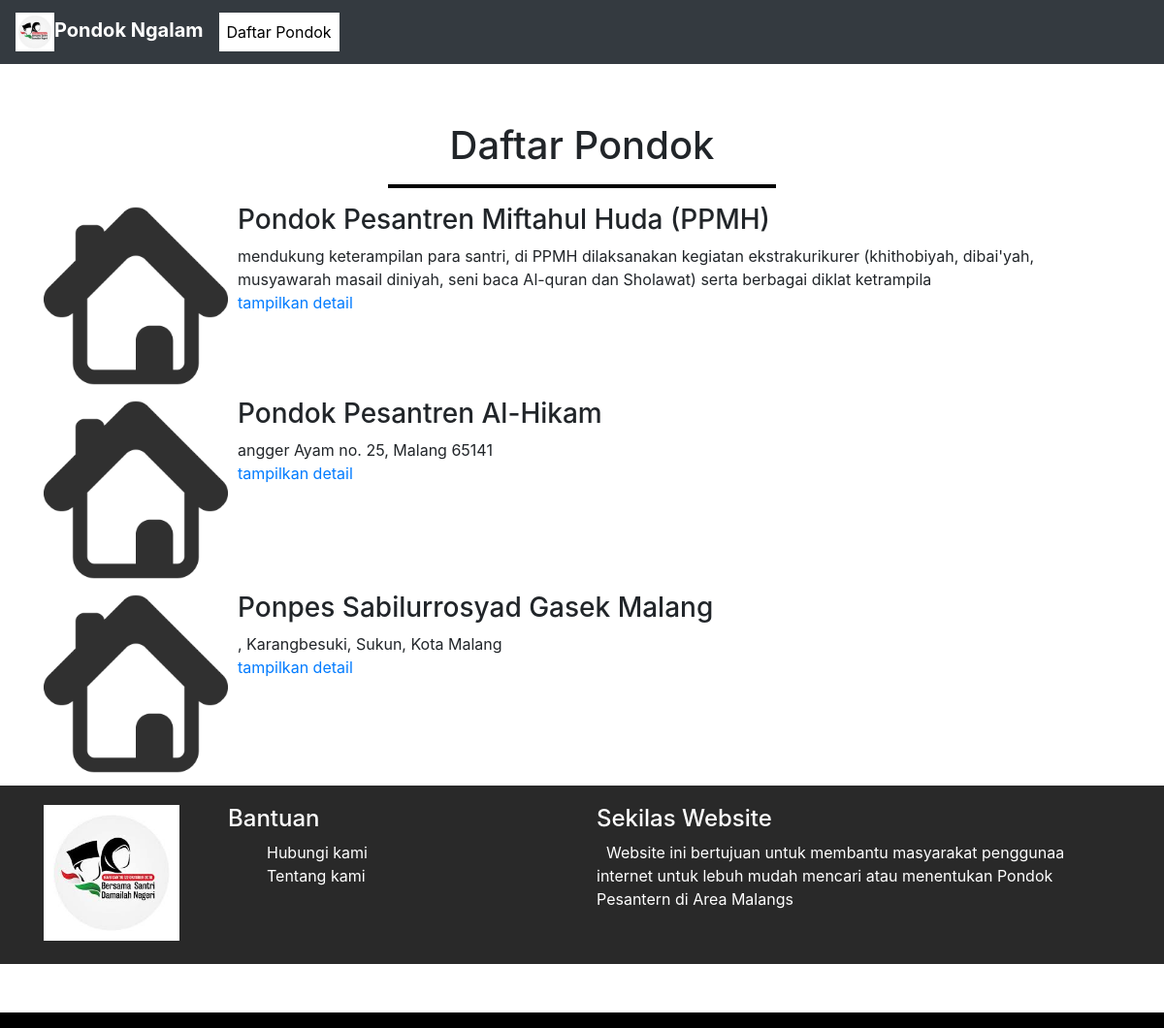
Page /index.php/welcome/berita on the committed database.
### tables this page shows
CREATE TABLE `berita` (
  `id` int(11) NOT NULL,
  `judul` varchar(50) NOT NULL,
  `isi` text NOT NULL,
  `gambar` varchar(120) NOT NULL
);

### application/controllers/Welcome.php (called while the page is built, shortened)
<?php
class Welcome extends CI_Controller {
	public function __construct(){
		$this->load->model('Muser');
		$this->load->model('Mberita');
		$this->load->helper('url','form');
		$this->load->library('form_validation');
	}
	public function berita(){
		$data['berita']=$this->Mberita->readBerita();
		$this->load->view('header_customer');
		$this->load->view('berita/beritawis_view',$data);
		$this->load->view('footer');
	}
}

### index.php (called while the page is built, shortened)
<?php
require_once BASEPATH.'core/CodeIgniter.php';

### application/models/Mberita.php (called while the page is built, shortened)
<?php
class Mberita extends CI_Model {
	public function readBerita()
	{
		$tampil=$this->db->get('berita');
		return $tampil->result();
	}
}

### application/views/berita/beritawis_view.php (the view)
<div class="berita" id="berita" style="margin-top: 60px">
				<h1 style="text-align: center">Daftar Pondok</h1>
				<hr>
	<div class="container">
<?php foreach ($berita as $key): ?>
		<div class="media">
			<div class="media-left media-middle">
						<img class="media-object" style="width: 200px;height: 200px;padding-right: 10px;padding-bottom: 10px;" src="<?php echo base_url().'assets/uploads/berita/'.$key->gambar; ?>">
				</div>
				<div class="media-body">
					<h3 class="media-heading"><?php echo $key->judul; ?></h3>
					<?php echo substr($key->isi, 5,200); ?>
					<a href="<?=site_url()?>/welcome/beritaTampilLengkap/<?php echo $key->id ?>"><p data-placement="top" data-toggle="tooltip" title="Edit"> tampilkan detail</a>
				</div>
		</div>
<?php endforeach; ?>
	</div>
</div>

### application/views/header_customer.php (shortened to what this page needs)
<!DOCTYPE html>
<html>
<head>
</head>
<body>
        <link href="<?=base_url()?>assets/css/bootstrap.min.css" rel="stylesheet">
        <link href="<?=base_url()?>assets/css/bootstrap.css" rel="stylesheet">
        <link rel="stylesheet" href="<?=base_url()?>assets/css/style2.css">
        <link href="<?=base_url()?>assets/DataTables/datatables.min.css" rel="stylesheet">
<nav class="navbar navbar-expand-lg navbar-dark bg-dark">
    <a class="navbar-brand" href="<?php echo site_url() ?>/welcome/home">
        <strong>
             <img src="<?=base_url()?>/assets/img/ico.png" style="width: 40px;">Pondok Ngalam</font>
        </strong>
    </a>
  <div class="collapse navbar-collapse" id="navbarTogglerDemo03">
    <ul class="navbar-nav mr-auto mt-2 mt-lg-0">
      <li class="nav-item active">
        <a class="nav-link" href="<?=site_url()?>/welcome/berita">Daftar Pondok</a>
      </li>
    </ul>
  </div>
</nav>
</body>
</html>

### application/views/footer.php (shortened to what this page needs)
<link href="<?=base_url()?>/assets/css/bootstrap.min.css" rel="stylesheet">
<link rel="stylesheet" href="<?=base_url()?>/assets/css/style2.css">
		<section class="bottombar">
			<div class="container">
				<div class="row">
					<div class="col-sm-2">
						<img src="<?=base_url()?>/assets/img/ico.png">
					</div>
					<div class="col-sm-4">
						<h4><span class=" glyphicon glyphicon-chevron-right"></span> Bantuan</h4>
						<ul>
							<li><a href="<?php echo site_url() ?>/welcome/contact" style="color: white"><span class=" glyphicon glyphicon-phone-alt"></span> Hubungi kami</a></li>
							<li><a href="<?php echo site_url() ?>/welcome/about" style="color: white"><span class=" glyphicon glyphicon-info-sign "></span> Tentang kami</a></li>
						</ul>
					</div>
					<div class="col-sm-6">
						<h4><span class=" glyphicon glyphicon-chevron-right"></span> Sekilas Website</h4>
						<p style="text-indent: 10px">Website ini bertujuan untuk membantu masyarakat penggunaa internet untuk lebuh mudah mencari atau menentukan Pondok Pesantern di Area Malangs</p>
					</div>
				</div>
				<br>
			</div>
		</section>
<footer>
		<div class="navbar navbar-inverse navbar-fixed-bottom">
		</div>
</footer>

### assets/css/style2.css (style rules this page uses)
html { position: relative; }
body { margin-bottom: 100px: }
hr { width: 400px; border-top: 4px solid black; }
.berita { min-height: 600px; }
.navbar-nav li a:hover, .navbar-nav li.active a { color: black !important; background-color: #fff !important; }
.bottombar { padding-top: 20px; background-color: #292929; min-height: 140px; margin-bottom: 50px; }
.bottombar p { color: white; }
.bottombar h4 { color: white; }
.bottombar ul { list-style-type: none; }
.bottombar img { width: 140px; }
.navbar { background-color: #000000; }

### rows in the picture
berita: gambar (picture), judul "Pondok Pesantren Miftahul Huda (PPMH)", isi "mendukung keterampilan para santri, di PPMH dilaksanakan kegiatan ekstrakurikurer (khithobiyah, dibai'yah, musyawarah masail diniyah, seni baca Al-quran dan Sholawat) serta berbagai diklat ketrampila"
berita: gambar (picture), judul "Pondok Pesantren Al-Hikam", isi "angger Ayam no. 25, Malang 65141"
berita: gambar (picture), judul "Ponpes Sabilurrosyad Gasek Malang", isi ", Karangbesuki, Sukun, Kota Malang"
